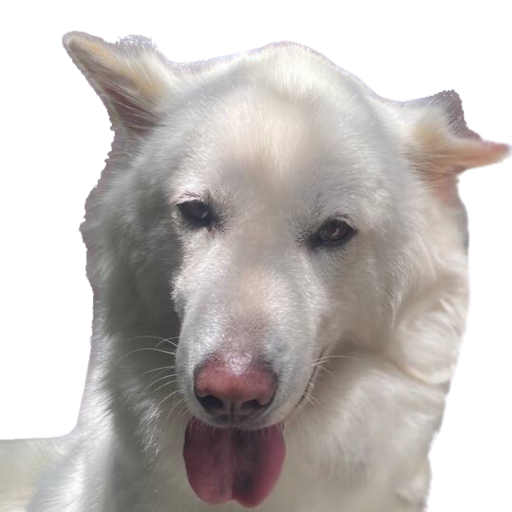
#> input picture kinta.png, 1024 x 1024 px (shown at 1/2 size)
$ jupyter execute test.ipynb
#> lines starting #> are read from the running program, lines starting #| are printed output that depends on the picture
[cell 1]
from PIL import Image

name = 'kinta'
# Open the image
image = Image.open(f"./{name}.png")
#> image is the input picture: PIL image 1024x1024 RGBA; mean R, G, B, A 108.5, 103.2, 100.7, 167.5

# Set the pixelation level
pixelation_levels = [8, 16, 64]

for level in pixelation_levels:
 new_size = image.width // level;

 # Resize to smaller size
 small = image.resize((image.width // level, image.height // level), resample=Image.NEAREST)

 # Scale it back up to original size
 pixelated = small.resize((new_size, new_size), Image.NEAREST)
 print(image.width//level)

 # Save the pixelated image
 pixelated.save(f"./{name}_{new_size}.png")
#> this loop made 3 passes
#> pass 1, `small = image.resize((image.width // level, image.height // level), re..`:
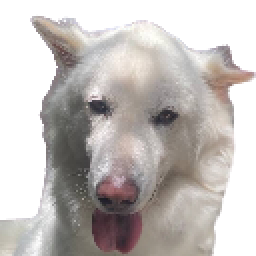
#> small: PIL image 128x128 RGBA (shown 2 times larger); mean R, G, B, A 108.5, 103.3, 100.7, 167.6; transparent parts drawn white
#> pass 2, `small = image.resize((image.width // level, image.height // level), re..`:
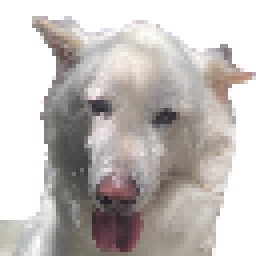
#> small: PIL image 64x64 RGBA (shown 4 times larger); mean R, G, B, A 108.9, 103.6, 101, 167.3; transparent parts drawn white
#> pass 3, `small = image.resize((image.width // level, image.height // level), re..`:
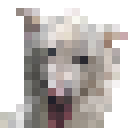
#> small: PIL image 16x16 RGBA (shown 8 times larger); mean R, G, B, A 107.2, 102, 99.4, 166.5; transparent parts drawn white

$ run again, with angga.png copied over kinta.png
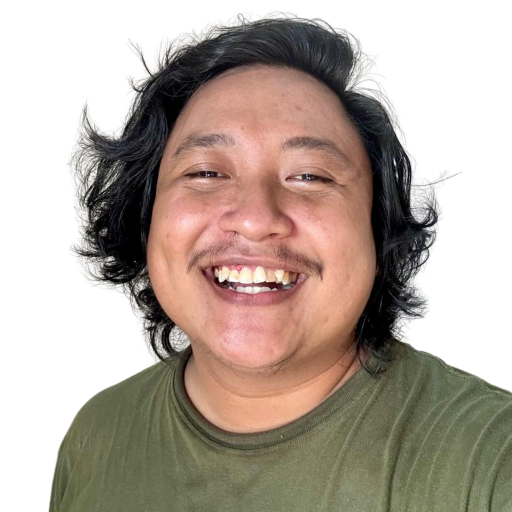
#> input picture angga.png, 1024 x 1024 px (shown at 1/2 size)
#> image is the input picture: PIL image 1024x1024 RGBA; mean R, G, B, A 78.3, 64.8, 54.5, 151.7
#> the loop `for level in pixelation_levels:` made 3 passes
#> pass 1, `small = image.resize((image.width // level, image.height // level), re..`:
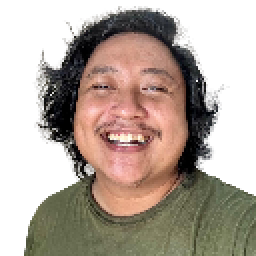
#> small: PIL image 128x128 RGBA (shown 2 times larger); mean R, G, B, A 78.3, 64.8, 54.5, 151.9; transparent parts drawn white
#> pass 3, `small = image.resize((image.width // level, image.height // level), re..`:
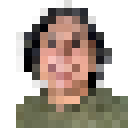
#> small: PIL image 16x16 RGBA (shown 8 times larger); mean R, G, B, A 77, 64.2, 54.1, 149; transparent parts drawn white
